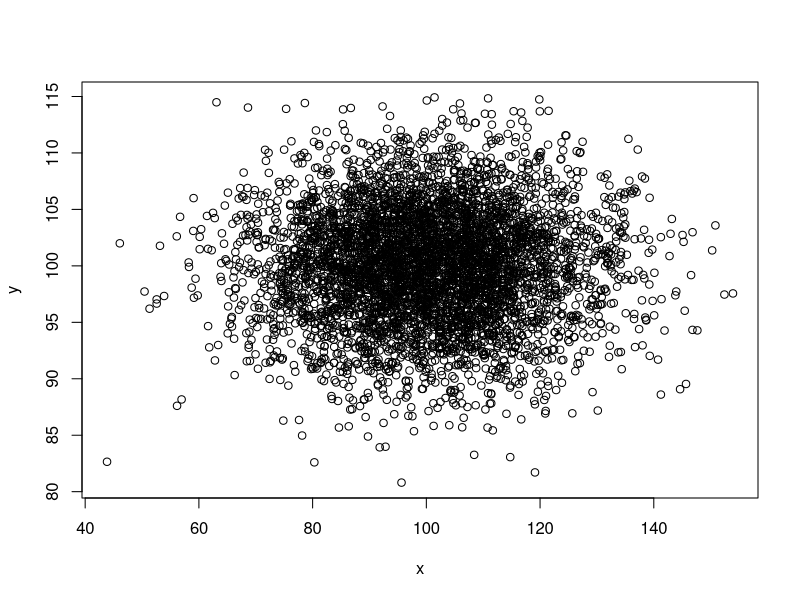
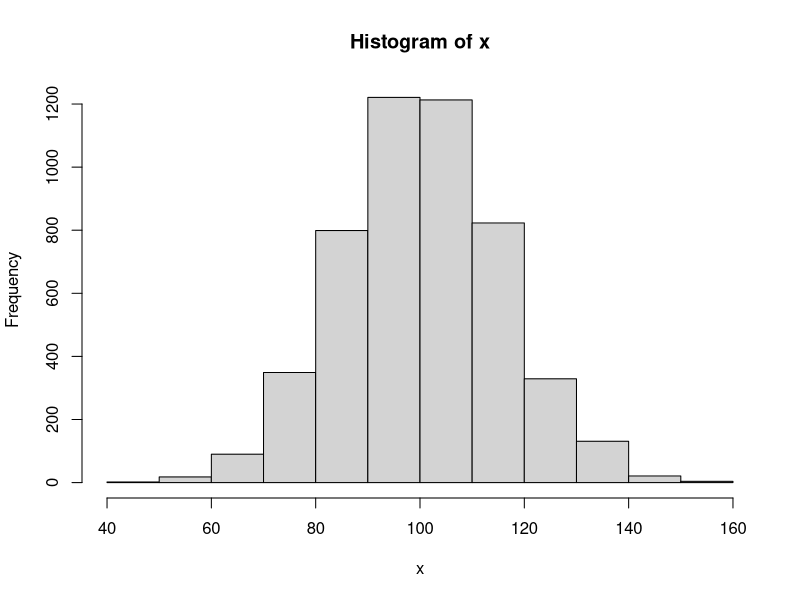
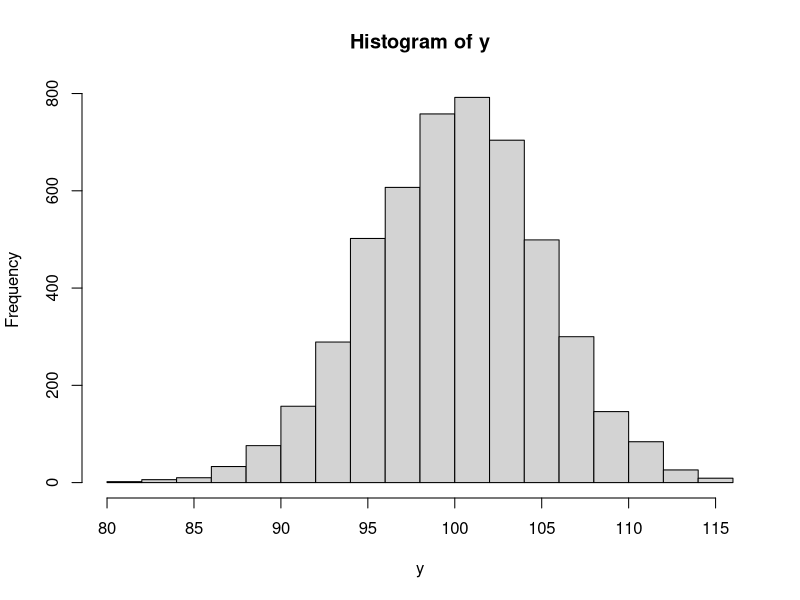
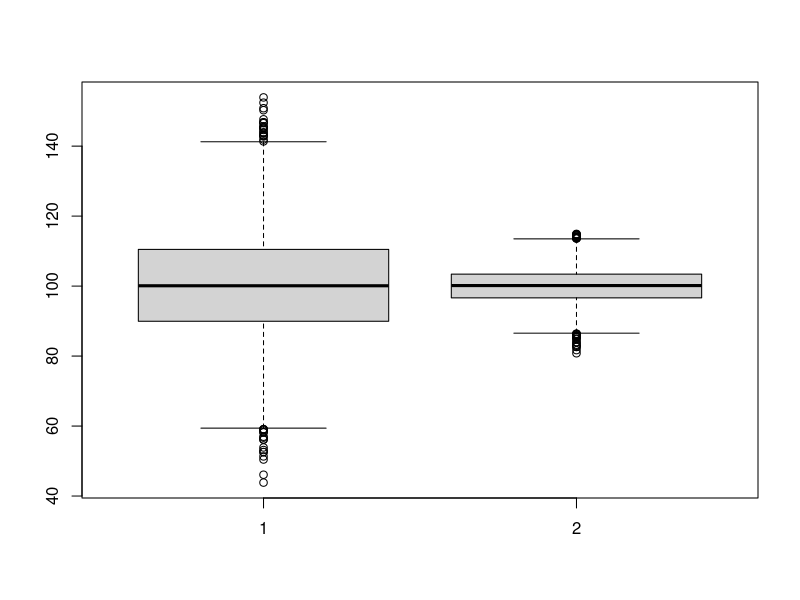
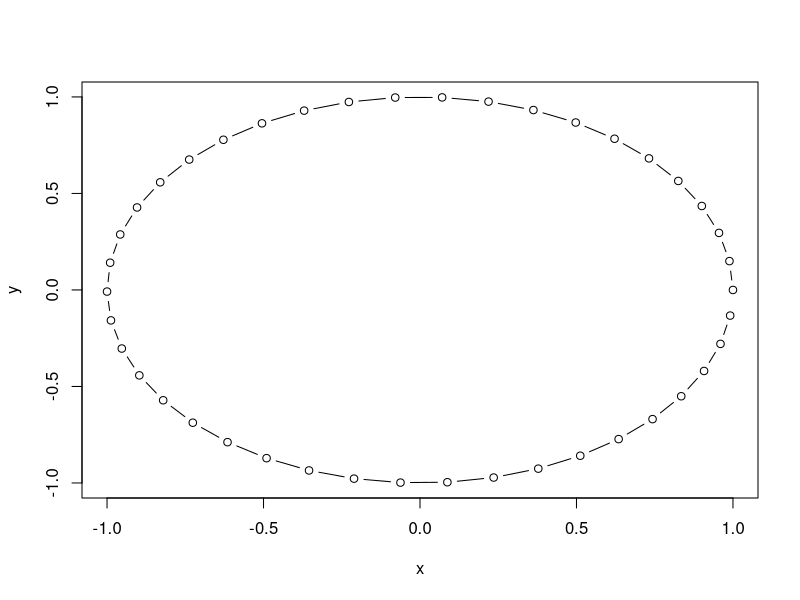

The R source for these figures, in order:
##################################################
## Data Types
##################################################

## All R objects have a class

shoe_color = "brown"
class(shoe_color)

shoe_size = 5
class(shoe_size)

today = Sys.Date()
today
class(today)

## What happens if you add an integer to a date?

today + 1

#############################################
## VECTORS
#############################################

# Let's make some vectors!

a = 1:10
a

b = 21:30
b

e = c(100, 500)
e

# What happens if there isn't enough room on the console?

f = 20:150
f

## What does head() do?

head(f)

# How many elements in a vector?

length(f)

#############################################
## VECTOR ARITHMETIC
#############################################

a + 50

a + b

a ^ 2

b / 2

# What happens when you add two vectors of different length?

a
e
a + e

# Character vectors

flv = c("vanilla", "chocolate", "strawberry", "lemon", "butter pecan")
flv

#############################################
## SUMMARY STATS
#############################################

g = rnorm(500)

mean(g)

sd(g)

quantile(g)

#############################################
## ARE LOGICAL EXPRESSIONS VECTORIZED?
#############################################

my_nums = sample(1:10, 50, replace = TRUE)
my_nums

my_nums > 5

my_nums == 5

# How many numbers are less than or equal to 3?

my_nums <= 3

## Saving the results of Logical tests 

small_num_yn = (my_nums <= 3)
small_num_yn

## For discrete values, you can use a frequency table

my_months = sample(month.abb, 50, replace = TRUE)
my_months

table(my_months)

#############################################
## SUBSETTING VECTORS
#############################################

var = 1:10

var

## Get the 5th element

var[5]

## Redefine the 5th element

var[5] <- 555
var

## Get the 5th through 7th elements

var[5:7]

## Get the 7th thru 5th elements

var[7:5]

## You can also pass logical values

pick_me = c(T, T, F, F, F, T, F, T, F, T)
var[pick_me]

## Or better still, an expression that returns logical values

big_num = (var >= 8)
big_num

var[big_num]

## More compactly:

var[ var >= 8 ]

#############################################
## BASIC PLOTTING
#############################################

# Create vectors x and y

x = rnorm(n = 5000, mean = 100, sd = 15)
y = rnorm(n = 5000, mean = 100, sd = 5)

# Start with a scatter plot:

plot(x, y)

# Histogram shows the spread of your data:

hist(x)
hist(y)

# boxplot() accepts multiple vectors so you can compare the distributions side-by-side

boxplot(x, y)

# Let's make a circle!

theta = seq(from = 0, to = 2 * pi, by = 0.15)
x = cos(theta)
y = sin(theta)
plot(x, y, type = "b")

